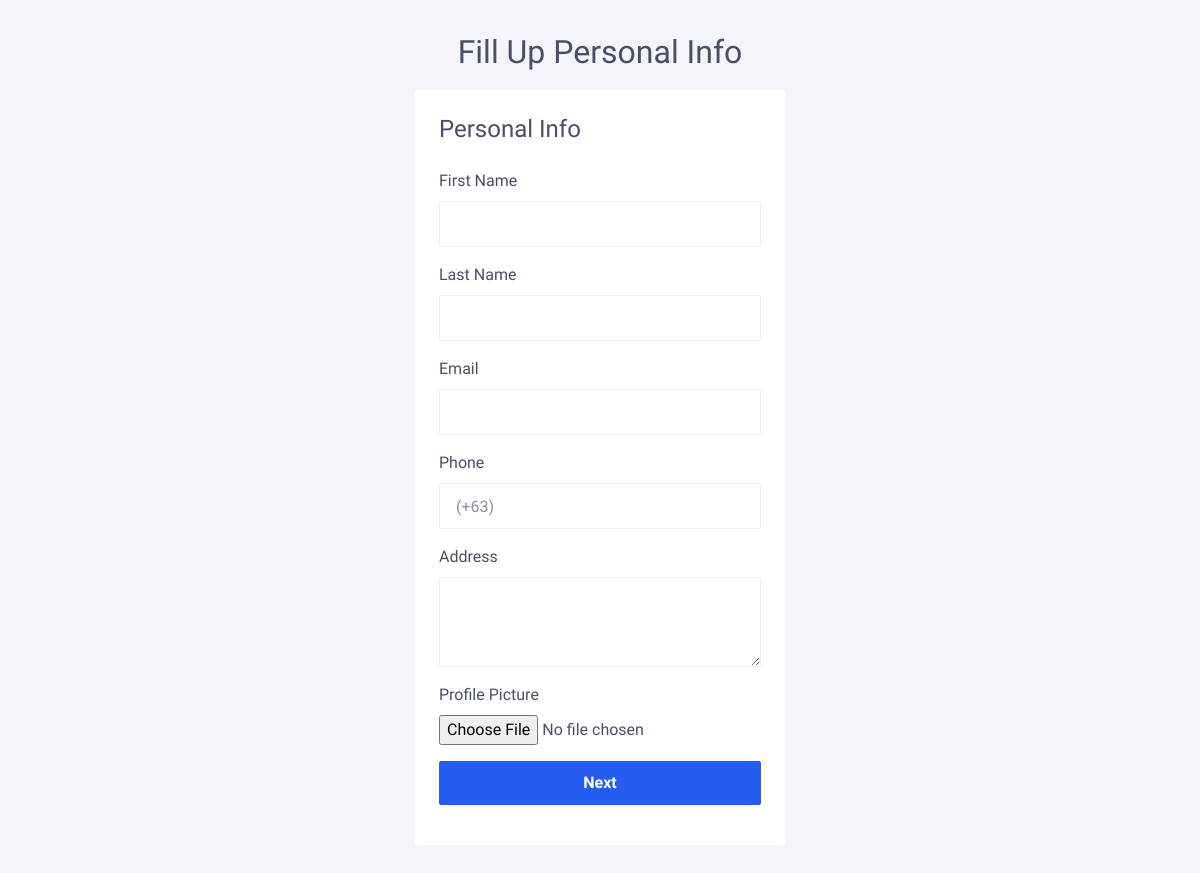
/personal-info/ (signed in), run on an earlier commit of the app's database.
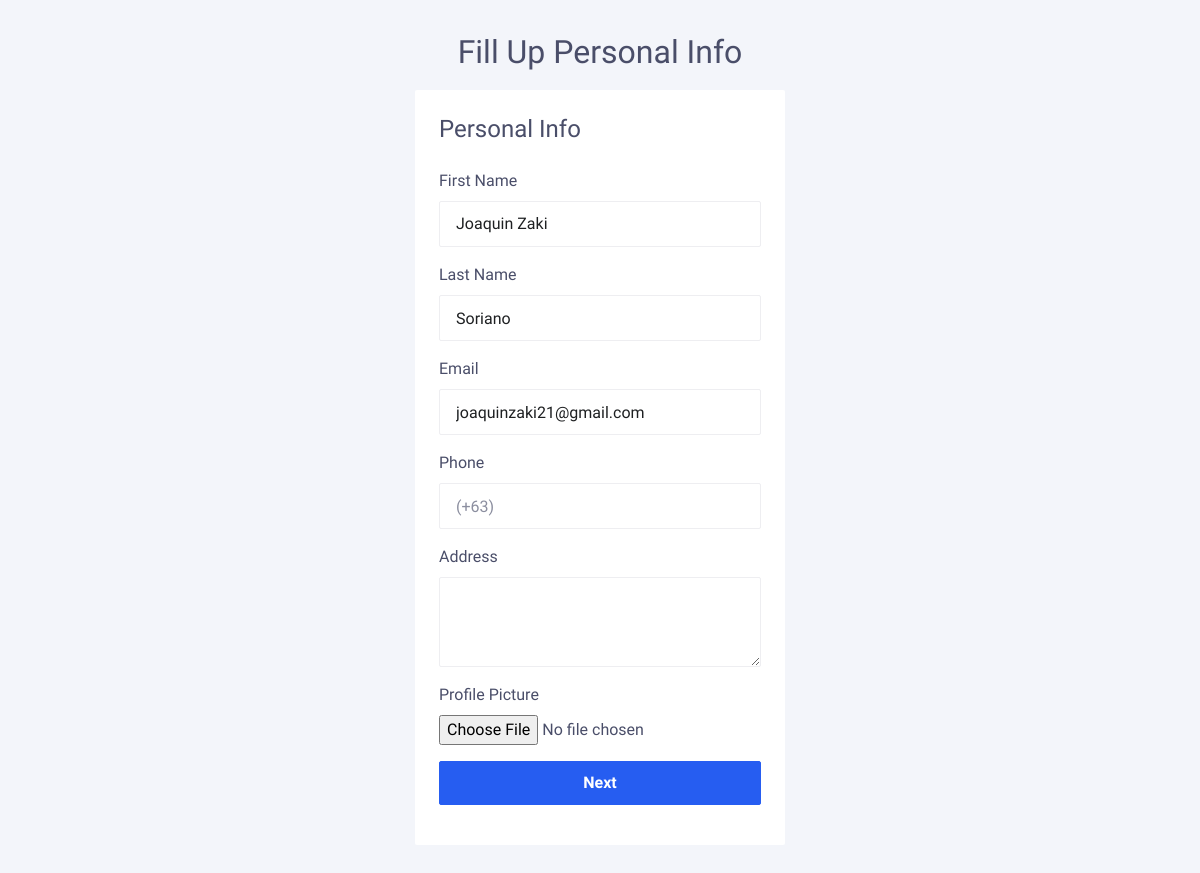
And on a later commit of the database.
### tracker/models.py (models this page shows, shortened)
class Student(models.Model):
    user = models.OneToOneField(CustomUser, on_delete=models.CASCADE, null=True, blank=True)
    first_name = models.CharField(max_length=100, null=True, blank=True)
    last_name = models.CharField(max_length=100, null=True, blank=True)
    email = models.EmailField(null=True, blank=True)
    phone = models.CharField(max_length=100, null=True, blank=True)
    adddress = models.CharField(max_length=100, null=True, blank=True)
    profile_pic = models.ImageField(upload_to="profile_pics", null=True, blank=True)
    student_id = models.CharField(max_length=100, null=True, blank=True)
    adviser = models.CharField(max_length=100, null=True, blank=True)
    hours = models.CharField(max_length=100, null=True, blank=True)
    year_level = models.CharField(max_length=100, null=True, blank=True)
    semester = models.CharField(max_length=100, null=True, blank=True)
    postition = models.CharField(max_length=100, null=True, blank=True)
    starting_date = models.DateField(null=True, blank=True)
    resume = models.FileField(upload_to="uploads/resume", null=True, blank=True)
    company_name = models.CharField(max_length=100, null=True, blank=True)
    is_approve = models.BooleanField(default=False)
    is_first_time = models.BooleanField(default=True)
    date_created = models.DateTimeField(auto_now_add=True)
    step1 = models.BooleanField(default=False)
    step2 = models.BooleanField(default=False)
    step3 = models.BooleanField(default=False)
    step4 = models.BooleanField(default=False)
    step5 = models.BooleanField(default=False)

### tracker/views.py (the view, shortened to what this page needs)
# urls.py: path("personal-info/", views.RegisterPage2, name="personal-info"),
@login_required(login_url="login")
def RegisterPage2(request):
    details = Student.objects.filter(user=request.user)
    if details:
        form = ProfileForm(instance=details[0])
        print(form)
    else:
        form = ProfileForm()
    if details:
        context = {"details": details[0], "form": form}
    else:
        context = {"details": details, "form": form}
    return render(request, "tracker/register2.html", context)

### tracker/forms.py
class ProfileForm(ModelForm):
    class Meta:
        model = Student
        fields = '__all__'
        exclude = ['step1', 'step2', 'step3', 'step4', 'step5']

### tracker/templates/tracker/register2.html (shortened to what this page needs)
{% load static %}
<!DOCTYPE html>
<html lang="en">
  <head>
    <link rel="stylesheet" href="{% static 'public/graindashboard/css/graindashboard.css' %}">
  </head>
  <body class="">
    <main class="main">
      <div class="content">
			<div class="container-fluid pb-5">
				<div class="row justify-content-md-center">
					<div class="card-wrapper col-12 col-md-4 mt-5">
						<div class="brand text-center mb-3">
							<h2>Fill Up Personal Info</h2>
						</div>
						<div class="card">
							<div class="card-body">
								<h4 class="card-title">Personal Info</h4>
								<form method="post" enctype="multipart/form-data">
									<div class="form-group">
										<label for="name">First Name</label>
										<input type="text" class="form-control" id="name" name="first_name" required="" value="{{details.first_name}}" autofocus="">
									</div>
									<div class="form-group">
										<label for="name">Last Name</label>
										<input type="text" class="form-control" id="name" name="last_name" required="" value="{{details.last_name}}" autofocus="">
									</div>
									<div class="form-group">
										<label for="name">Email</label>
										<input type="text" class="form-control" id="name" name="email" required="" value="{{details.email}}" autofocus="">
									</div>
									<div class="form-group">
										<label for="name">Phone</label>
										<input type="text" class="form-control" id="name" name="phone" required="" value="" autofocus="" placeholder="(+63)">
									</div>
									<div class="form-group">
										<label for="exampleFormControlTextarea1">Address</label>
										<textarea class="form-control" name="adddress" id="exampleFormControlTextarea1"  rows="3" required></textarea>
									</div>
									<div class="form-group">
										<label for="exampleFormControlFile1">Profile Picture</label>
										<input type="file" name="profile_pic" class="form-control-file" id="exampleFormControlFile1">
									</div>
									<div class="form-group no-margin">
										<button type="submit" class="btn btn-primary btn-block">
											Next
										</button>
									</div>
								</form>
							</div>
						</div>
					</div>
				</div>
			</div>
      </div>
    </main>
  </body>
</html>

What changed in the data, as far as the page shows it:
added Student: first_name "Joaquin Zaki", last_name "Soriano", email "joaquinzaki21@gmail.com"
